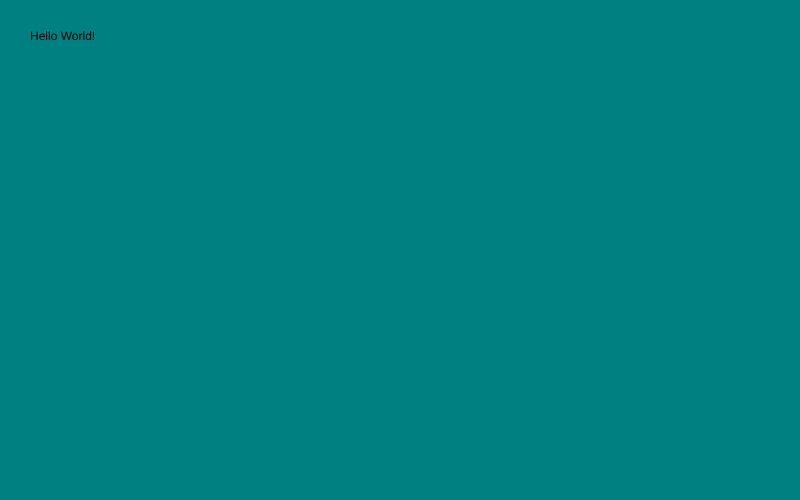
Frame 1 (no input)
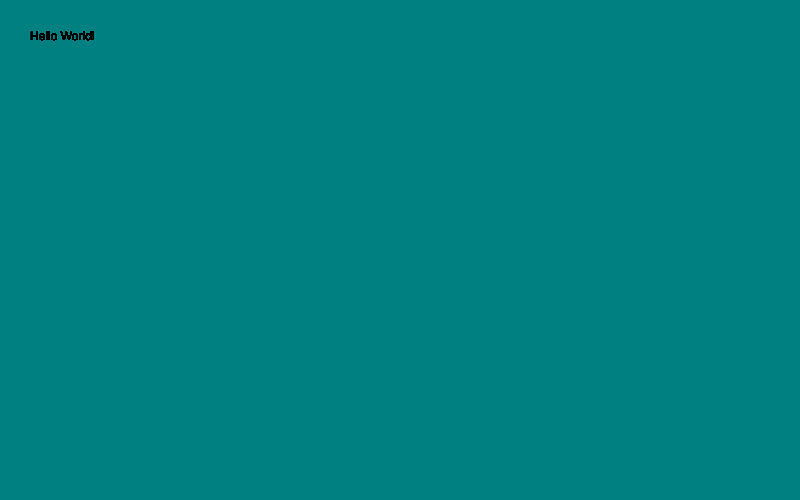
Frame 60 (no input)
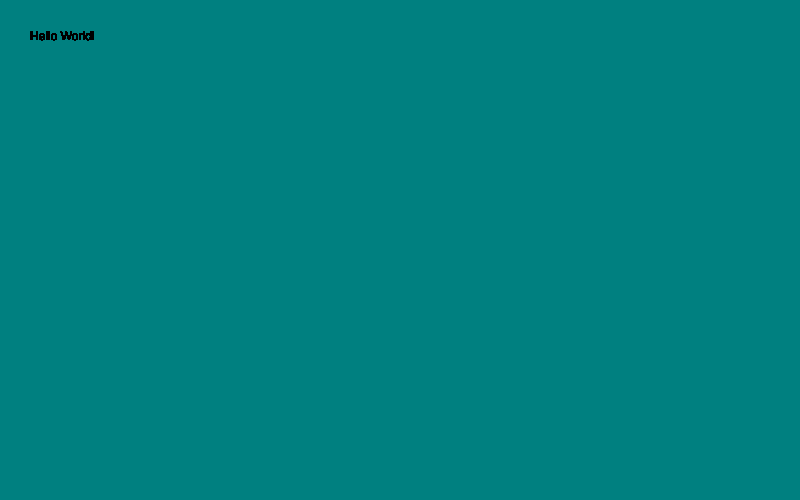
Frame 120 (the mouse pressed at the canvas centre since frame 60)

The p5.js sketch that drew these frames (run headless with seeded random() and noise() and a simulated clock; from frame 60 on, the mouse is pressed at the canvas centre):

// p5.js sketch
// ── sketch.js
  // Setting up the function
  function setup(){
    // Creating a canvas 800px wide and 500 px high
    createCanvas( 800, 500 );

    // Making the background teal
    background( 'teal' );

  }

  // Declaring the draw function
  function draw(){
    // Printing the text "Hello World!" on the canvas
    // Positioning the text at ( x: 30, y: 40 )
    text( "Hello World!", 30, 40 )
    
  }
